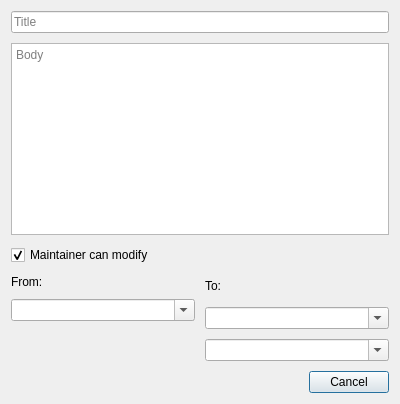
<?xml version="1.0" encoding="UTF-8"?>
<ui version="4.0">
 <class>PullRequestDialog</class>
 <widget class="QDialog" name="PullRequestDialog">
  <property name="minimumSize">
   <size>
    <width>400</width>
    <height>0</height>
   </size>
  </property>
  <property name="windowTitle">
   <string>Create Pull Request</string>
  </property>
  <layout class="QVBoxLayout" name="verticalLayout">
   <property name="spacing">
    <number>10</number>
   </property>
   <item>
    <widget class="QLineEdit" name="mTitle">
     <property name="placeholderText">
      <string>Title</string>
     </property>
    </widget>
   </item>
   <item>
    <widget class="QTextEdit" name="mBody">
     <property name="placeholderText">
      <string>Body</string>
     </property>
    </widget>
   </item>
   <item>
    <widget class="QCheckBox" name="mMaintainerEdit">
     <property name="text">
      <string>Maintainer can modify</string>
     </property>
     <property name="checked">
      <bool>true</bool>
     </property>
    </widget>
   </item>
   <item>
    <layout class="QHBoxLayout" name="branchesLayout">
     <item>
      <layout class="QVBoxLayout" name="fromLayout">
       <item>
        <widget class="QLabel" name="fromLabel">
         <property name="text">
          <string>From:</string>
         </property>
        </widget>
       </item>
       <item>
        <widget class="QComboBox" name="mFromRepo">
         <property name="editable">
          <bool>true</bool>
         </property>
        </widget>
       </item>
       <item>
        <spacer name="verticalSpacer">
         <property name="orientation">
          <enum>Qt::Vertical</enum>
         </property>
         <property name="sizeType">
          <enum>QSizePolicy::Expanding</enum>
         </property>
         <property name="sizeHint" stdset="0">
          <size>
           <width>20</width>
           <height>40</height>
          </size>
         </property>
        </spacer>
       </item>
      </layout>
     </item>
     <item>
      <layout class="QVBoxLayout" name="toLayout">
       <item>
        <widget class="QLabel" name="toLabel">
         <property name="text">
          <string>To:</string>
         </property>
        </widget>
       </item>
       <item>
        <widget class="QComboBox" name="mToRepo">
         <property name="editable">
          <bool>true</bool>
         </property>
        </widget>
       </item>
       <item>
        <widget class="QComboBox" name="mToBranch">
         <property name="editable">
          <bool>true</bool>
         </property>
        </widget>
       </item>
      </layout>
     </item>
    </layout>
   </item>
   <item>
    <widget class="QDialogButtonBox" name="mButtons">
     <property name="orientation">
      <enum>Qt::Horizontal</enum>
     </property>
     <property name="standardButtons">
      <set>QDialogButtonBox::Cancel</set>
     </property>
    </widget>
   </item>
  </layout>
 </widget>
 <resources/>
 <connections/>
</ui>
